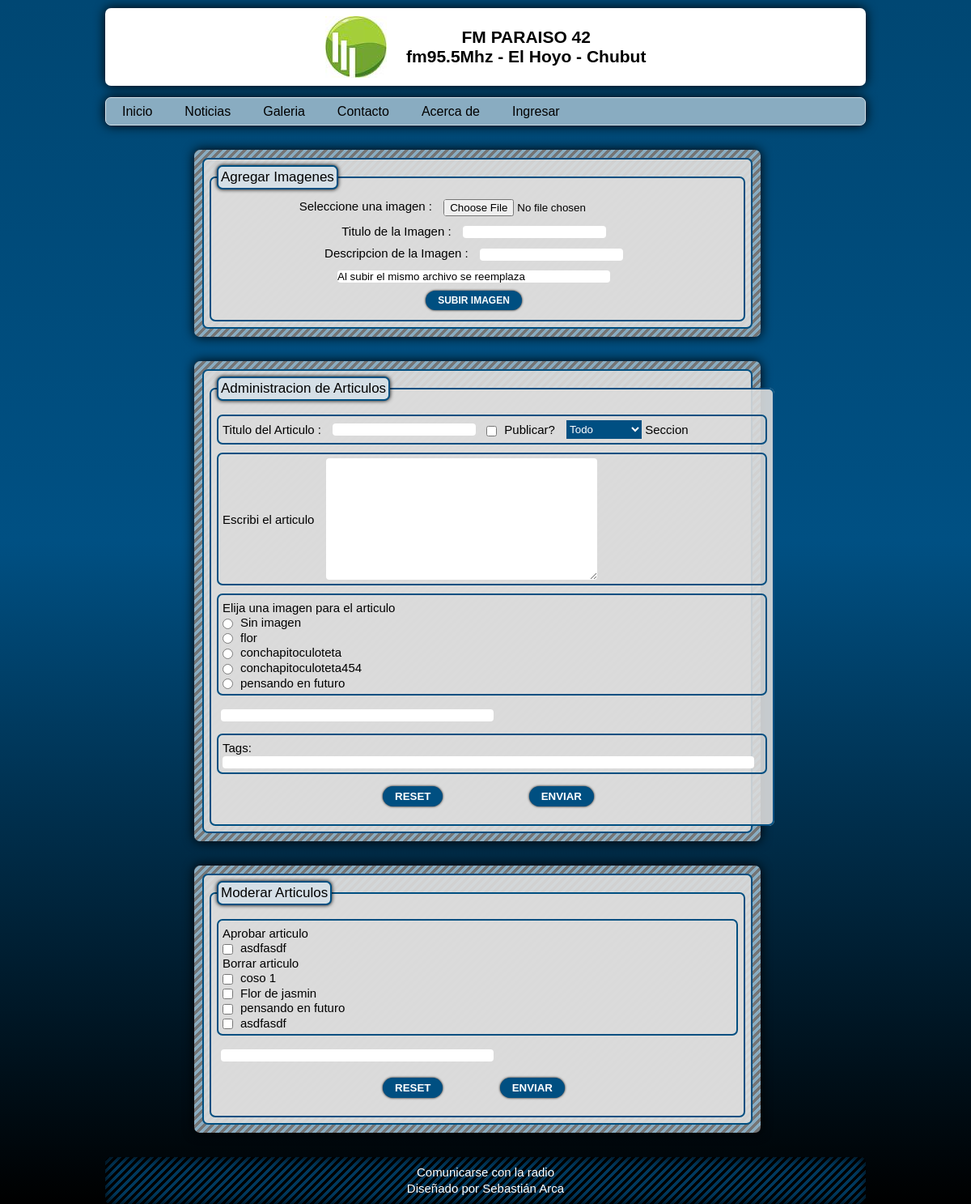
Page /admin/include.admin/principal.php on the earlier database version.
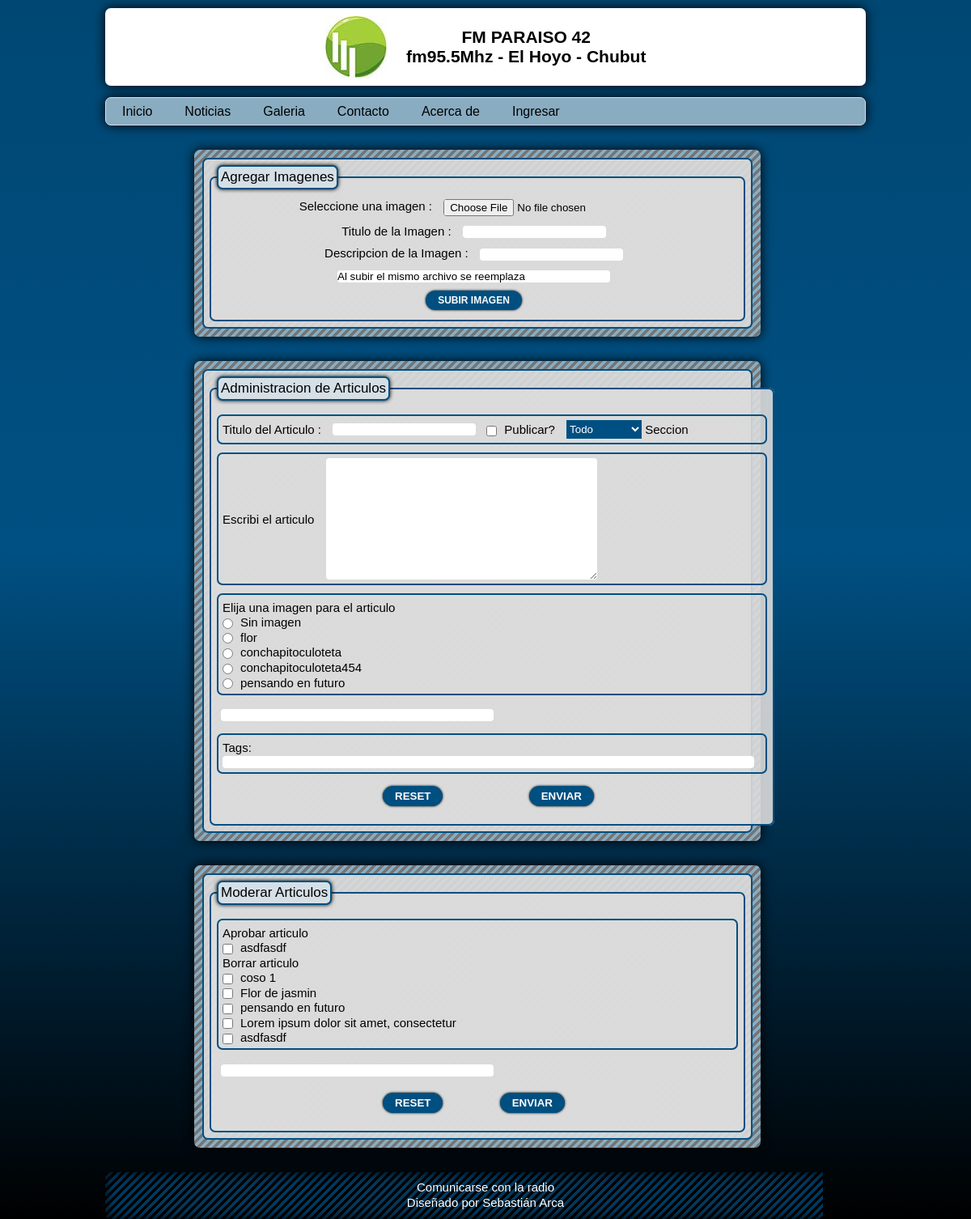
Same page on the later database version.
### tables this page shows
CREATE TABLE IF NOT EXISTS `imagenes` (
  `id` smallint(5) unsigned NOT NULL AUTO_INCREMENT,
  `archivo` varchar(37) NOT NULL,
  `titulo` varchar(100) DEFAULT NULL,
  `descripcion` varchar(150) DEFAULT NULL,
  `id_categoria` tinyint(1) unsigned DEFAULT '1',
  PRIMARY KEY (`id`),
  UNIQUE KEY `archivo` (`archivo`),
  KEY `id_categoria` (`id_categoria`)
);

CREATE TABLE IF NOT EXISTS `articulos` (
  `id` mediumint(8) unsigned NOT NULL AUTO_INCREMENT,
  `titulo` varchar(100) DEFAULT NULL,
  `fecha_publicacion` datetime DEFAULT NULL,
  `articulo` longtext,
  `tags` varchar(90) DEFAULT NULL,
  `id_estado` tinyint(1) unsigned NOT NULL,
  `id_imagen` smallint(5) unsigned DEFAULT NULL,
  `id_seccion` tinyint(1) unsigned NOT NULL,
  PRIMARY KEY (`id`),
  KEY `id_estado` (`id_estado`),
  KEY `id_imagen` (`id_imagen`),
  KEY `id_seccion` (`id_seccion`)
);

### admin/include.admin/principal.php (the view, shortened to what the changed rows need)
<!DOCTYPE html PUBLIC "-//W3C//DTD XHTML 1.0 Strict//EN" "http://www.w3.org/TR/xhtml1/DTD/xhtml1-strict.dtd">
<html xmlns="http://www.w3.org/1999/xhtml">
<head>
	<link rel="stylesheet" type="text/css" media="all" href="css/estilo.css" />
</head>
<body>
<div id="contenedor">
	<div id="encabezado">
		<div id="logo">
			<div>
				<h1>Fm Paraiso 42</h1>
				<h2>fm95.5Mhz - El Hoyo - Chubut</h2>
			</div>
		</div>
	</div>
	<div class="clearfix">
		<div class="sinLateral">
			<div>
				<div>
					<form method="post" action="include.admin/articulo.crear.php" id="contacto">
						<fieldset>
								<div id="lstImagenArticulo">
									<?php
										$q = "SELECT id,titulo FROM imagenes WHERE titulo IS NOT NULL;";
										$query=mysqli_query($cnx,$q);
										echo '<ul id="listaImagenesNew">';
										while($queryRTA = mysqli_fetch_assoc($query)){
											echo '<li><label><input type="radio" name="imagenArticulo" value="'.$queryRTA['id'].'" />'.$queryRTA['titulo'].'</label></li>';
										}
										echo '</ul></div>';
									?>
						</fieldset>
					</form>
				</div>
			</div>
			<div>
				<div>
					<form method="post" action="include.admin/articulo.moderar.php" id="contacto">
						<fieldset>
								<div id="moderarArticulos">
									<ul>
										<?php
										$q = "SELECT id, titulo, id_estado FROM articulos WHERE id_estado='2';";
										$query = mysqli_query($cnx, $q);
										while($queryRTA= mysqli_fetch_assoc($query)){
											echo '<li><label><input type="checkbox" name="statusAprobar[]" value="'.$queryRTA['id'].'" />'.$queryRTA['titulo'].'</label></li>';
										}
										?>
									</ul>
									<ul>
										<?php
										$q = "SELECT id, titulo, id_estado FROM articulos WHERE id_estado!='3';";
										$query = mysqli_query($cnx, $q);
										while($queryRTA= mysqli_fetch_assoc($query)){
											echo '<li><label><input type="checkbox" name="statusBorrar[]" value="'.$queryRTA['id'].'" />'.$queryRTA['titulo'].'</label></li>';
										}
										?>
									</ul>
								</div>
						</fieldset>
					</form>
				</div>
			</div>
		</div>
	</div>
</div>
</body>
</html>

Differences in the rows shown:
added articulos: titulo "Lorem ipsum dolor sit amet, consectetur"
